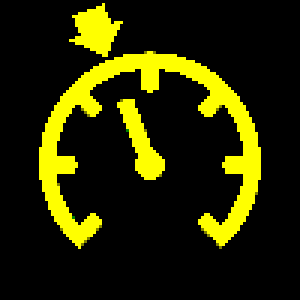
#> input picture cruise.bmp, 100 x 100 px (shown 3 times larger)
$ python video_processing.py
#> lines starting #> are read from the running program, lines starting #| are printed output that depends on the picture; after the words box and inside, x2 and y2 are one past the last pixel; in counts of white or black regions, pixels touching at a corner belong together
import cv2, numpy as np

GRAYSCALE = 35

def add_text(frame, text, x, y, size = 1, color = (255, 255, 255), thick = 1):
    if x < 0: x += frame.shape[1]
    if y< 0: y += frame.shape[0]
    return cv2.putText(frame, text, (x, y), cv2.FONT_HERSHEY_SIMPLEX,
                       size, color, thick, cv2.LINE_AA)

def add_speed(frame, speed, steer):
    frame = add_text(frame, f'Speed: {speed}', 20, 40)
    frame = add_text(frame, f'Steer: {steer}', 20, 80)
    return frame

def insert_img(frame, img, x, y):
    frame[y:img.shape[0]+y, x:img.shape[1]+x] = img
    return frame

def gr(img):
    grsk = img.mean(axis = 2).astype(np.uint8)
    return grsk.reshape(grsk.shape+ (1,)).repeat(3, axis = 2)


CR_LOGO = cv2.imread('cruise.bmp')
#> CR_LOGO is the input picture: shape (100, 100, 3); mean B, G, R 0, 39.8, 39.7
CR_LOGO[CR_LOGO == 0] = GRAYSCALE
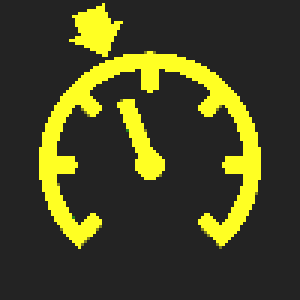
#> CR_LOGO: shape (100, 100, 3) (shown 3 times larger); mean B, G, R 35, 69.3, 69.2
CR_LOGO_DISABED = gr(CR_LOGO)
def add_cruise(frame, flag):
    frame = insert_img(frame, CR_LOGO if flag else CR_LOGO_DISABED, 16, 100)
    return frame
CO_LOGO = cv2.imread('target.bmp')
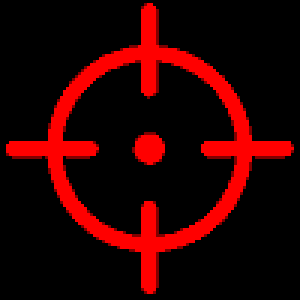
#> input picture target.bmp, 100 x 100 px (shown 3 times larger)
#> CO_LOGO is the input picture: shape (100, 100, 3); mean B, G, R 0, 0, 42.6
CO_LOGO[CO_LOGO == 0] = GRAYSCALE
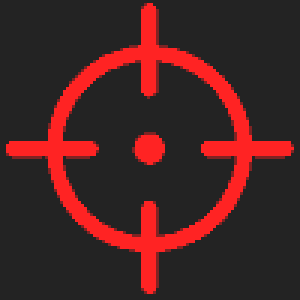
#> CO_LOGO: shape (100, 100, 3) (shown 3 times larger); mean B, G, R 35, 35, 71.4
CO_LOGO_DISABED = gr(CO_LOGO)
CO_LOGO_DISABED[CO_LOGO_DISABED != 35] = 170
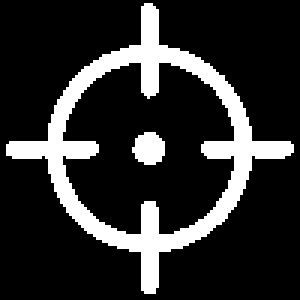
#> CO_LOGO_DISABED: shape (100, 100, 3) (shown 3 times larger); values 35 (black) and 170 (white), 17.9% white; 2 white regions, box (x1, y1, x2, y2) and area: (2, 1, 98, 98) 1698, (44, 44, 55, 55) 93
def add_coco(frame, flag):
    frame = insert_img(frame, CO_LOGO if flag else CO_LOGO_DISABED, 133, 100)
    return frame

PO_LOGO = cv2.imread('human.bmp')
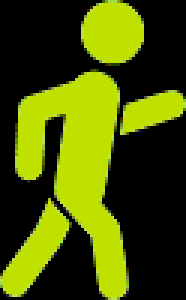
#> input picture human.bmp, 62 x 100 px (shown 3 times larger)
#> PO_LOGO is the input picture: shape (100, 62, 3); mean B, G, R 3.1, 82.5, 70.5
PO_LOGO[PO_LOGO == 0] = GRAYSCALE
PO_LOGO_DISABED = gr(PO_LOGO)
#> in gr (call 3), `grsk = img.mean(axis = 2).astype(np.uint8)`:
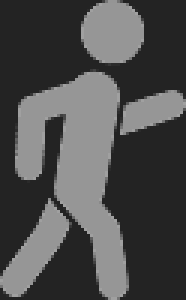
#> grsk: shape (100, 62) (shown 3 times larger); min 35, max 161, mean 77.3
PO_LOGO_DISABED[PO_LOGO_DISABED != 35] = 170
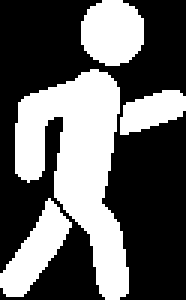
#> PO_LOGO_DISABED: shape (100, 62, 3) (shown 3 times larger); values 35 (black) and 170 (white), 38.9% white; 4 white regions, box (x1, y1, x2, y2) and area: (5, 23, 43, 100) 1473, (27, 0, 48, 22) 372, (0, 66, 24, 99) 347, (40, 30, 62, 45) 217
def add_pose(frame, flag):
    frame = insert_img(frame, PO_LOGO if flag else PO_LOGO_DISABED, 94, 200)
    return frame

def gen_placeholder(frame, height = None, width = None):
    #frame[-frame.shape[0]//8:, :200] //=3
    shape = [*frame.shape]
    if height is not None: shape[1] = height
    elif width is not None: shape[0] = width
    holder = np.ones(shape, dtype=np.uint8)*GRAYSCALE
    return holder


if __name__ == '__main__':
#> (the run stopped early here; a loop or call above may not have finished)
